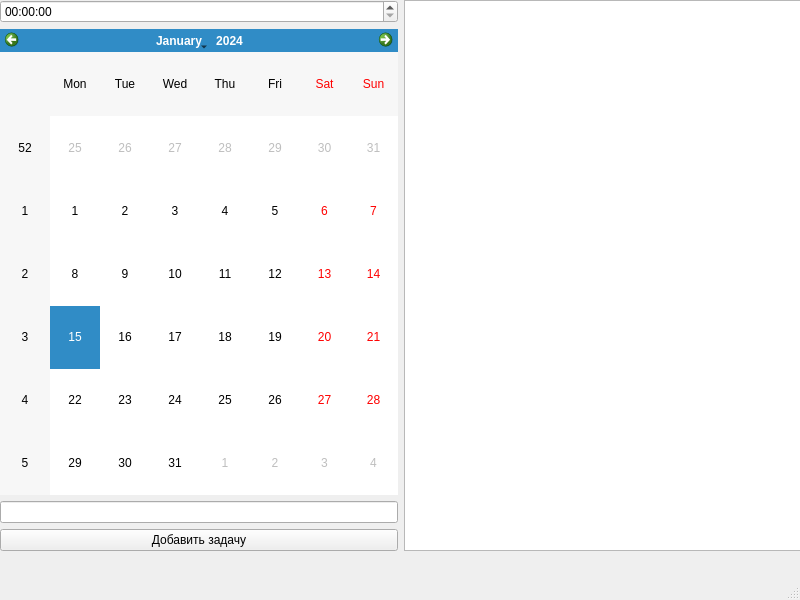
<?xml version="1.0" encoding="UTF-8"?>
<ui version="4.0">
 <class>MainWindow</class>
 <widget class="QMainWindow" name="MainWindow">
  <property name="geometry">
   <rect>
    <x>0</x>
    <y>0</y>
    <width>800</width>
    <height>600</height>
   </rect>
  </property>
  <property name="windowTitle">
   <string>Минипланировщик</string>
  </property>
  <widget class="QWidget" name="centralwidget">
   <widget class="QWidget" name="gridLayoutWidget">
    <property name="geometry">
     <rect>
      <x>0</x>
      <y>0</y>
      <width>801</width>
      <height>551</height>
     </rect>
    </property>
    <layout class="QGridLayout" name="gridLayout">
     <item row="0" column="0">
      <layout class="QVBoxLayout" name="verticalLayout">
       <item>
        <widget class="QTimeEdit" name="timeEdit"/>
       </item>
       <item>
        <widget class="QCalendarWidget" name="calendarWidget"/>
       </item>
       <item>
        <widget class="QLineEdit" name="lineEdit"/>
       </item>
       <item>
        <widget class="QPushButton" name="addEventBtn">
         <property name="text">
          <string>Добавить задачу</string>
         </property>
        </widget>
       </item>
      </layout>
     </item>
     <item row="0" column="1">
      <widget class="QListWidget" name="eventList"/>
     </item>
    </layout>
   </widget>
  </widget>
  <widget class="QMenuBar" name="menubar">
   <property name="geometry">
    <rect>
     <x>0</x>
     <y>0</y>
     <width>800</width>
     <height>26</height>
    </rect>
   </property>
  </widget>
  <widget class="QStatusBar" name="statusbar"/>
 </widget>
 <resources/>
 <connections/>
</ui>
